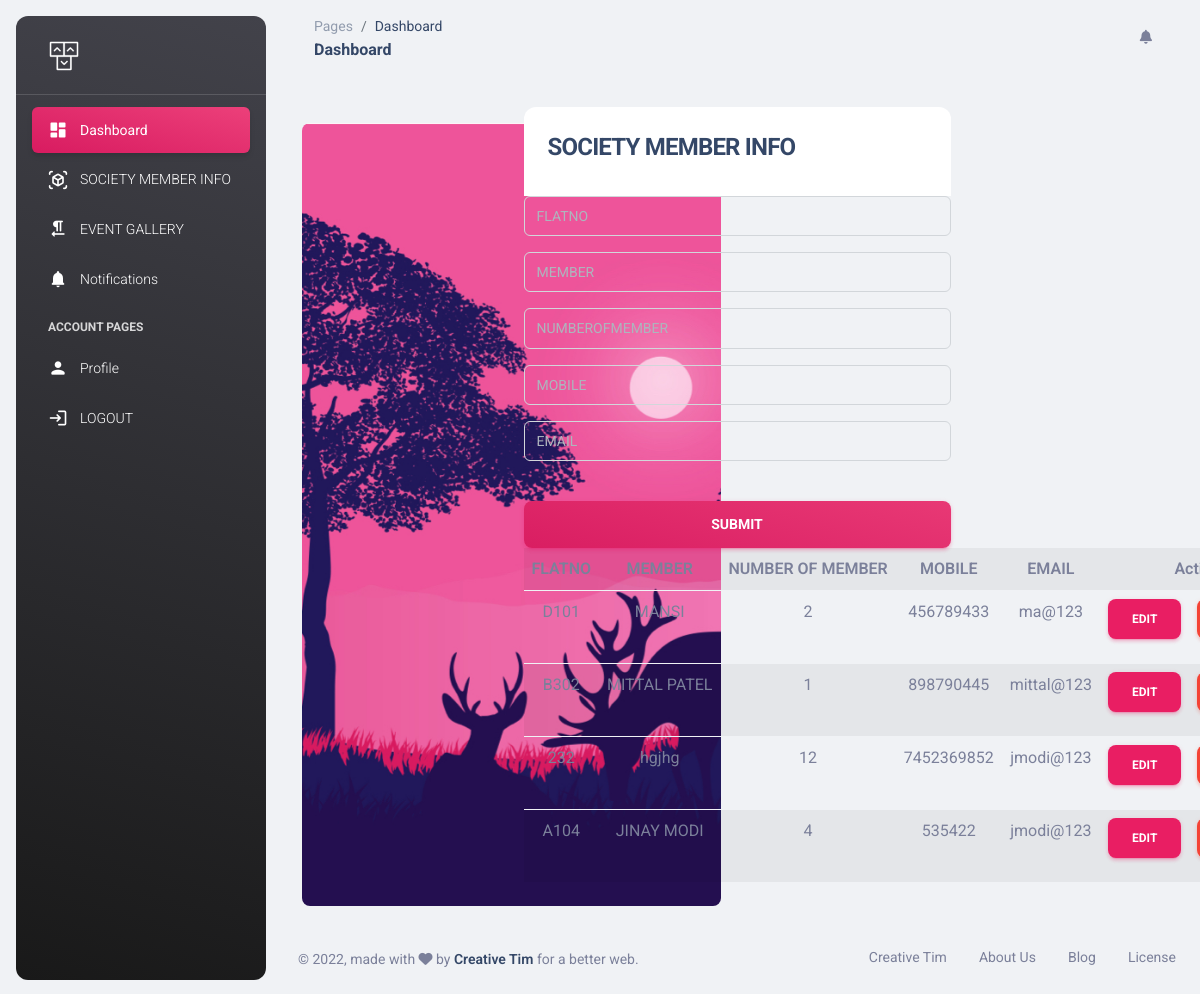
Page /SecApp/societymemberinfo/ on the committed database.
### myapp/models.py (models this page shows, shortened)
class Society_members_information_management(models.Model):
    flatno=models.CharField(max_length=50)
    member= models.CharField(max_length=50)
    numberofmember=models.CharField(max_length=50)
    mobile = models.CharField(max_length=50)
    email=models.CharField(max_length=50)

### myapp/views.py (the view)
# urls.py: path('societymemberinfo/',views.societymemberinfo,name='societymemberinfo'),
def societymemberinfo(request):
    msg='DATA SAVED SUCCESSFULLY'
    if request.method=='POST':
        flatno=request.POST['flatno']
        member=request.POST['member']
        numberofmember=request.POST['numberofmember']
        mobile=request.POST['mobile']
        email=request.POST['email']
        Society_members_information_management.objects.create(
        flatno=flatno,
        member=member,
        numberofmember=numberofmember,
        mobile=mobile,
        email=email)
        man=Society_members_information_management.objects.all()[::-1]
        return render(request,'societymemberinfo.html',{'msg':msg,'man':man})
    else:
        man=Society_members_information_management.objects.all()[::-1]
        return render(request,'societymemberinfo.html',{'man':man})

### myapp/templates/societymemberinfo.html (shortened to what this page needs)
{% extends 'header.html' %}
{% load static %}
{% block content %}
<!DOCTYPE html>
<html lang="en">
<head>
  <link href="{% static 'assets/css/nucleo-icons.css' %}" rel="stylesheet" />
  <link href="{% static 'asset/scss/nucleo-svg.css' %}" rel="stylesheet" />
  <link id="pagestyle" href="{% static 'assets/css/material-dashboard.css' %}" rel="stylesheet" />
</head>
<body class="">
  <div class="container position-sticky z-index-sticky top-0">
    <div class="row">
      <div class="col-12">
              <span class="navbar-toggler-icon mt-2">
              </span>
      </div>
    </div>
  </div>
  <main class="main-content  mt-0">
    <section>
      <div class="page-header min-vh-100">
        <div class="container">
          <div class="row">
            <div class="col-6 d-lg-flex d-none h-100 my-auto pe-0 position-absolute top-0 start-0 text-center justify-content-center flex-column">
              <div class="position-relative bg-gradient-primary h-100 m-3 px-7 border-radius-lg d-flex flex-column justify-content-center" style="background-image: url('../assets/img/illustrations/illustration-signup.jpg'); background-size: cover;">
              </div>
            </div>
            <div class=" col-md-6 offset-md-3">
              <div class="card card-plain">
                <div class="card-header">
                  <h4 class="font-weight-bolder">SOCIETY MEMBER INFO</h4>
                </div>
                <div class="card-body.">
                  <form role="form" action="{% url 'societymemberinfo' %}" method="POST" >
                    <div class="input-group input-group-outline mb-3">
                      <input type="text" name="flatno"  id="flatno" class="form-control" placeholder="FLATNO" required >
                    </div>
                    <div class="input-group input-group-outline mb-3">
                      <input type="text" name="member" id="member" class="form-control" placeholder="MEMBER" required>
                    </div>
                    <div class="input-group input-group-outline mb-3">
                      <input type="number" name="numberofmember" id="numberofmember" class="form-control" placeholder="NUMBEROFMEMBER" required>
                    </div>
                    <div class="input-group input-group-outline mb-3">
                        <input type="text" name="mobile" id="mobile" class="form-control" placeholder="MOBILE" required>
                      </div>
                      <div class="input-group input-group-outline mb-3">
                        <input type="text" name="email" id="email" class="form-control" placeholder="EMAIL" required>
                      </div>
                    <div class="text-center">
                      <button type="submit" class="btn btn-lg bg-gradient-primary btn-lg w-100 mt-4 mb-0">submit</button>
                    </div>
                  </form>
                  <table class="
                  table table-striped" style="text-align: center;">
                  <tr><th>FLATNO</th><th>MEMBER</th><th>NUMBER OF MEMBER</th><th>MOBILE</th><th>EMAIL</th><th colspan="2">Action</th></tr>
                  {% for one in man %}
                  <tr><td>{{one.flatno}}</td><td>{{one.member}}</td><td>{{one.numberofmember}}</td><td>{{one.mobile}}</td><td>{{one.email}}</td><td><a href="{% url 'edit' one.id %}"><button class="btn btn-primary">EDIT</button></a></td><td><a href="{% url 'deletes' one.id %}"><button class="btn btn-danger">DELETE</button></a></td></tr>
                  {% endfor %}
                  </table>
                </div>
                <div class="card-footer text-center pt-0 px-lg-2 px-1">
                </div>
              </div>
            </div>
          </div>
        </div>
      </div>
    </section>
  </main>
</body>
</html>
{% endblock %}

### rows in the picture
Society_members_information_management: flatno "D101", member "MANSI", numberofmember "2", mobile "456789433", email "ma@123"
Society_members_information_management: flatno "B302", member "MITTAL PATEL", numberofmember "1", mobile "898790445", email "mittal@123"
Society_members_information_management: flatno "232", member "hgjhg", numberofmember "12", mobile "7452369852", email "jmodi@123"
Society_members_information_management: flatno "A104", member "JINAY MODI", numberofmember "4", mobile "535422", email "jmodi@123"
